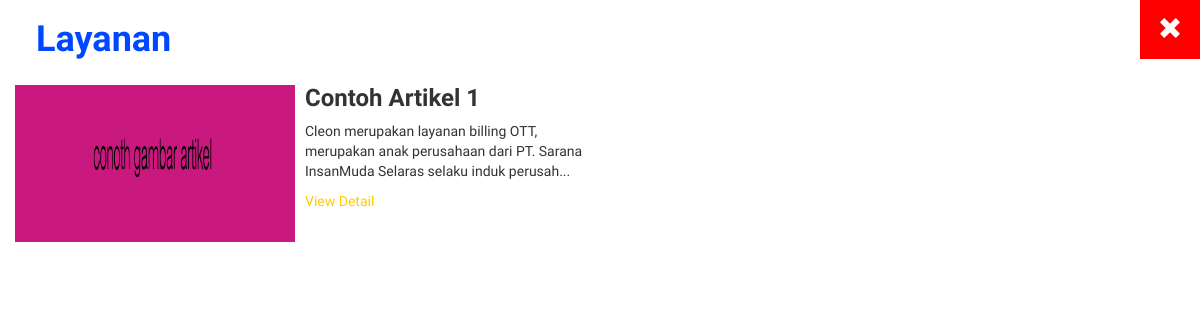
Screenshot of /sims/page/layanan with the database file from the repository.
### tables this page shows
CREATE TABLE `artikel` (
  `id_artikel` varchar(50) NOT NULL,
  `foto_artikel` text NOT NULL,
  `judul_artikel` varchar(100) NOT NULL,
  `isi_artikel` text NOT NULL,
  `id_kategori_artikel` varchar(100) NOT NULL
);

### application/controllers/Sims.php (called while the page is built, shortened)
<?php
	class sims extends CI_Controller{
		function __construct(){
			$this->load->model('model_sims');
		}
		function page(){
			$page = $this->uri->segment(3);
			$item_slide = $this->model_sims->tmp_slide()->row_array();
			$data['item_slide'] = $item_slide;
			$data['tmp_slide'] = $this->model_sims->tmp_slide()->result();
			$data['page'] = $page;
			if($page == 'layanan'){
				$data['tmp_layanan'] = $this->model_sims->tmp_layanan()->result();
				$this->load->view('sims',$data);
			}else if($page == 'csr'){
				$jml_csr = $this->model_sims->jml_csr();
				$this->load->library('pagination');
				$config['base_url'] = base_url().'/sims/page/csr/';
				$config['total_rows'] = $jml_csr;
				$config['full_tag_open'] = '<ul class="pagination">';
				$config['full_tag_close'] = '</ul>';
				$config['first_link'] = '&laquo; First';
				$config['first_tag_open']= '<li class="prev page">';
				$config['first_tag_close'] = '</li>';
				$config['last_link'] = 'Last &raquo';
				$config['last_tag_open'] = '<li class ="next page">';
				$config['last_tag_close']='</li>';
				$config['next_link'] = 'Next &raquo';
				$config['next_tag_open'] = '<li class="next page">';
				$config['next_tag_close'] = '</li>';
				$config['prev_link'] = '&laquo; Prev';
				$config['prev_tag_open'] = '<li class="prev page">';
				$config['prev_tag_close']='</li>';
				$config['cur_tag_open'] = '<li  class="current"><a href="">';
				$config['cur_tag_close'] = '</a></li>';
				$config['num_tag_open']='<li class="page">';
				$config['num_tag_close'] = '</li>';
				$config['per_page'] = 6;
				$from = $this->uri->segment(4);
				$this->pagination->initialize($config);
				$data['paging'] = $this->pagination->create_links();
				$data['tmp_csr'] = $this->model_sims->data_csr($config['per_page'],$from);
				$this->load->view('sims',$data);
			}else if($page == 'promo'){
				$jml_promo = $this->model_sims->jml_promo();
				$this->load->library('pagination');
				$config['base_url'] = base_url().'/sims/page/promo/';
				$config['total_rows'] = $jml_promo;
				$config['full_tag_open'] = '<ul class="pagination">';
				$config['full_tag_close'] = '</ul>';
				$config['first_link'] = '&laquo; First';
				$config['first_tag_open']= '<li class="prev page">';
				$config['first_tag_close'] = '</li>';
				$config['last_link'] = 'Last &raquo';
				$config['last_tag_open'] = '<li class ="next page">';
				$config['last_tag_close']='</li>';
				$config['next_link'] = 'Next &raquo';
				$config['next_tag_open'] = '<li class="next page">';
				$config['next_tag_close'] = '</li>';
				$config['prev_link'] = '&laquo; Prev';
				$config['prev_tag_open'] = '<li class="prev page">';
				$config['prev_tag_close']='</li>';
				$config['cur_tag_open'] = '<li  class="current"><a href="">';
				$config['cur_tag_close'] = '</a></li>';
				$config['num_tag_open']='<li class="page">';
				$config['num_tag_close'] = '</li>';
				$config['per_page'] = 6;
				$from = $this->uri->segment(4);
				$this->pagination->initialize($config);
				$data['paging'] = $this->pagination->create_links();
				$data['tmp_promo'] = $this->model_sims->data_promo($config['per_page'],$from);
				$this->load->view('sims',$data);
			}else if($page == 'profil'){
				$item_profil = $this->model_sims->tmp_profil()->row_array();
				$data['item_profil'] = $item_profil;
				$this->load->view('sims',$data);
			}else if($page == 'kontak'){
				$item_kontak = $this->model_sims->tmp_profil()->row_array();
				$data['item_kontak'] = $item_kontak;
				$this->load->view('sims',$data);
			}else if($page == 'galery'){
				$data['tmp_ket_galery'] = $this->model_sims->tmp_ket_galery()->result();
				$data['tmp_galery'] = $this->model_sims->tmp_galery()->result();
				$this->load->view('sims',$data);
			}else if($page == 'detail_layanan'){
				$d_layanan = $this->uri->segment(4);
				$data['hsl'] = $this->model_sims->qw("artikel","WHERE id_artikel = '$d_layanan'");
				$this->load->view('sims',$data);
			}else if($page == 'detail_csr'){
				$d_csr = $this->uri->segment(4);
				$data['hsl'] = $this->model_sims->qw("artikel","WHERE id_artikel = '$d_csr'");
				$this->load->view('sims',$data);
			}else if($page == 'detail_promo'){
				$d_promo = $this->uri->segment(4);
				$data['hsl'] = $this->model_sims->qw("artikel","WHERE id_artikel  = '$d_promo'");
				$this->load->view('sims',$data);
			}else{
				$this->load->view('sims',$data);
			}
		}
	}
 ?>

### index.php (called while the page is built, shortened)
<?php
require_once BASEPATH.'core/CodeIgniter.php';

### application/models/Model_sims.php (called while the page is built, shortened)
<?php
	class model_sims extends CI_Model{
		function tmp_layanan(){
			return $this->db->query("SELECT * FROM artikel,kategori_artikel WHERE artikel.id_kategori_artikel  = kategori_artikel.id_kategori_artikel AND artikel.id_kategori_artikel = 'KTA001'");
		}
	}
 ?>

### application/views/page/layanan.php (the view)
<div class="container-fluid">
	<div class="row">
			<div class="exit">
				<h3><a href="<?php echo site_url('sims/page/home') ?>"><span class="glyphicon glyphicon-remove"></span></a></h3>
			</div>
			<h1 class="judul-page">Layanan</h1>
	</div>
</div>
<div class="container-fluid skin-page-layanan">
<div class="row">
<?php
	foreach ($tmp_layanan as $data) {
 ?>
	<div class="col-sm-6 col-md-6 list-layanan">
		<div class="media">
			<div class="media-left">
				<img src="<?php echo base_url() ?>artikel/<?php echo $data->foto_artikel; ?>" class="media-object list-img-layanan">
			</div>
			<div class="media-body">
				<h3 class="media"><b><?php echo $data->judul_artikel; ?></b></h3>
				<div class="item-isi-artikel">
				<?php echo substr($data->isi_artikel, 0,120);echo"..." ?>
				</div>
				<a href="<?php echo site_url('sims/page/detail_layanan'); ?>/<?php echo $data->id_artikel ?>">View Detail</a>
			</div>
		</div>
	</div>
<?php } ?>
</div>
</div>

### rows the page displays
artikel: foto_artikel (picture), judul_artikel "Contoh Artikel 1", isi_artikel "Cleon merupakan layanan billing OTT, merupakan anak perusahaan dari PT. Sarana InsanMuda Selaras selaku induk perusah"
